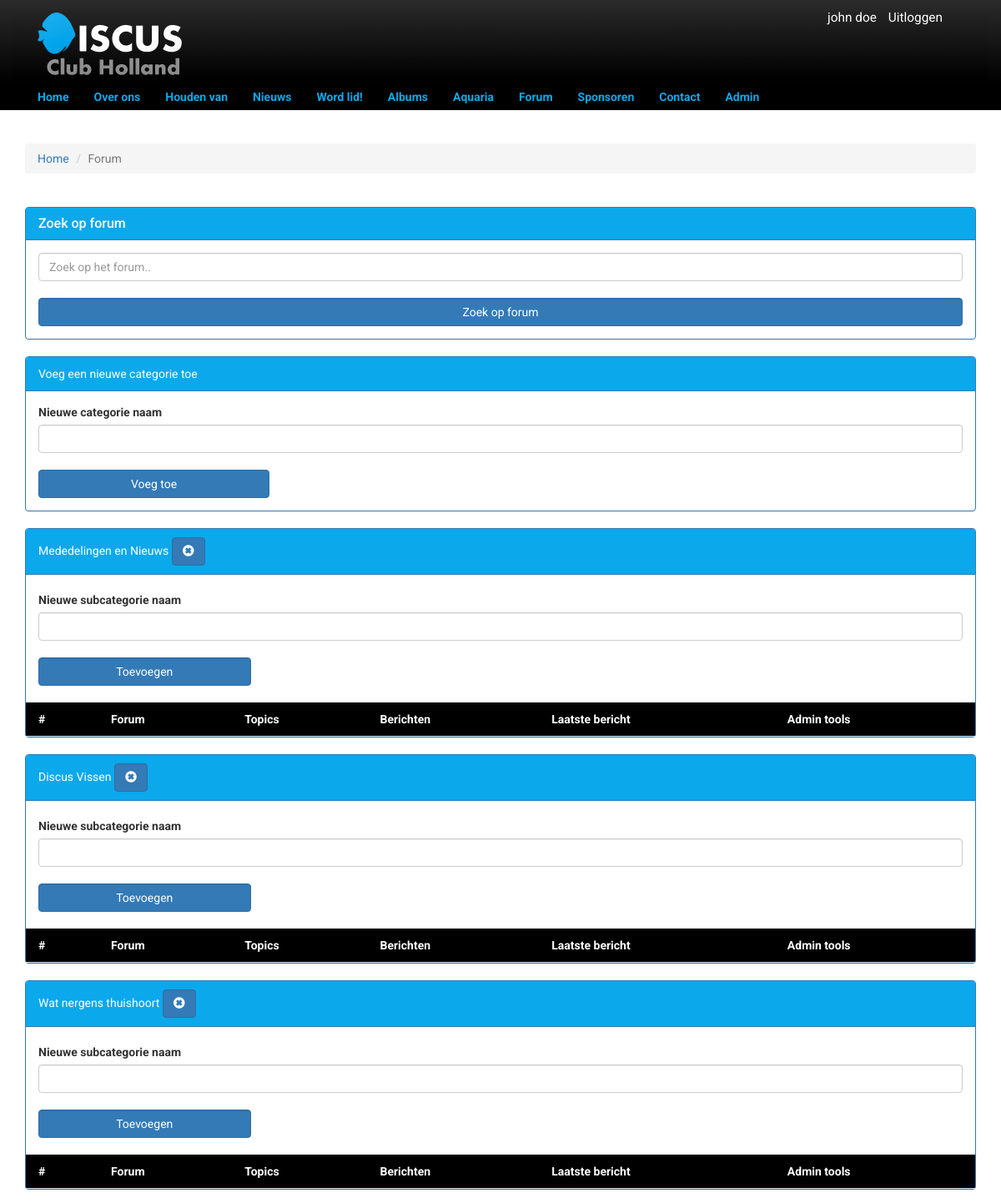
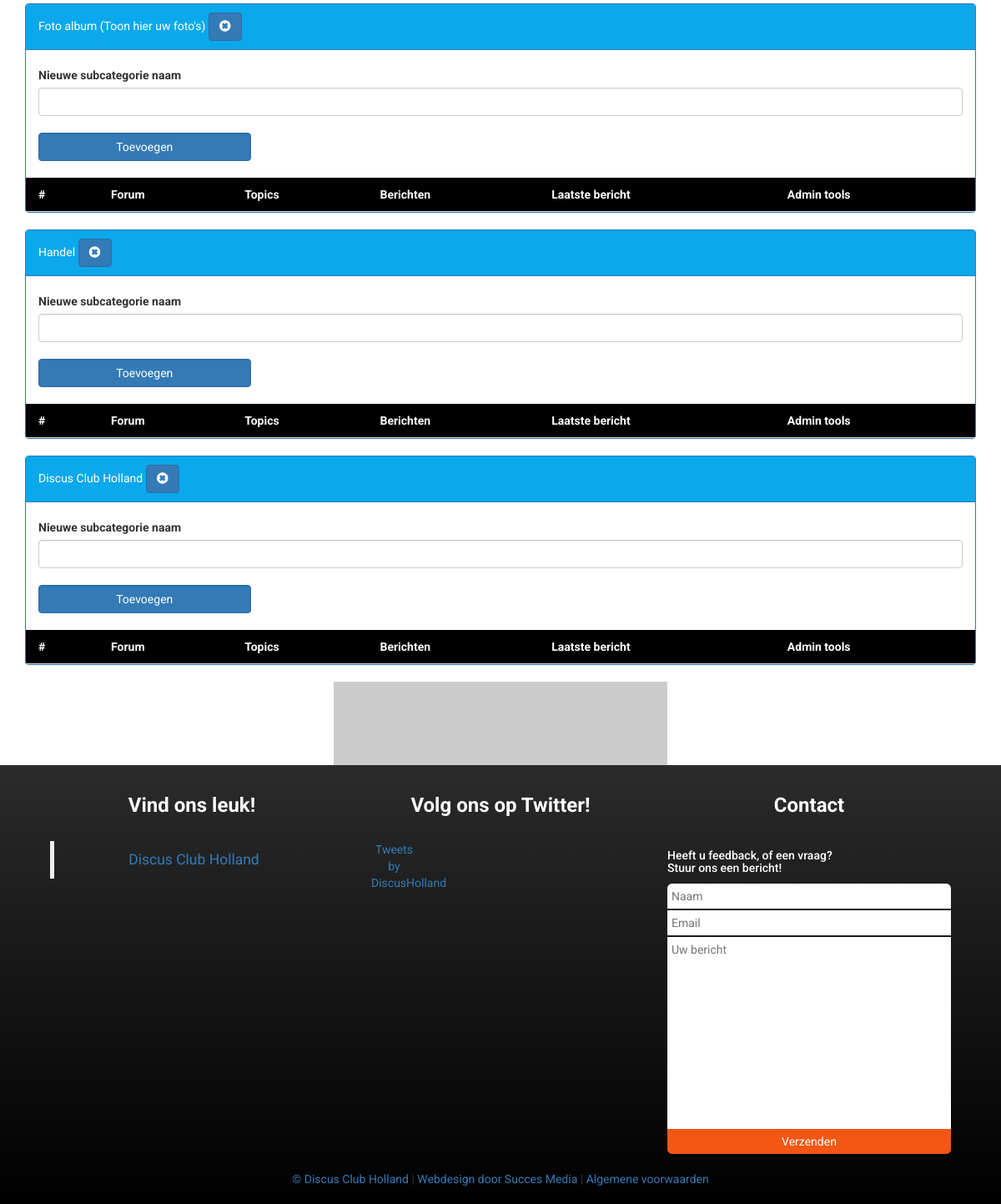
/pages/forum/index.php (signed in), run on the app's committed database (2 pictures, top to bottom).
### tables this page shows
CREATE TABLE IF NOT EXISTS `category` (
  `id` INT NOT NULL AUTO_INCREMENT,
  `name` VARCHAR(100) NOT NULL,
  `deleted_at` TIMESTAMP NULL,
  `created_at` TIMESTAMP NULL DEFAULT CURRENT_TIMESTAMP,
  PRIMARY KEY (`id`));

### includes/tools/security.php (called while the page is built, shortened)
<?php
$logged_in = !empty($_SESSION["user"]);
if (!$logged_in) {
    $current_level = "gast";
} else {
    $current_level = $_SESSION["user"]->role_name;
}
$admin_levels = ["admin", "redacteur"];

### pages/forum/index.php (the view, shortened to what this page needs)
<?php
    require_once("../../includes/tools/security.php");
    $categorieenSql = "SELECT * FROM category WHERE deleted_at IS NULL";
    $categorieenResult = $dbc->prepare($categorieenSql);
    $categorieenResult->execute();
    $results = $categorieenResult->fetchAll(PDO::FETCH_ASSOC);
?>
<!DOCTYPE html>
<html lang="en">
<head>
    <link rel="stylesheet" href="/css/style.css">
    <link rel="stylesheet" href="/css/nieuws.css">
    <link rel="stylesheet" href="https://maxcdn.bootstrapcdn.com/bootstrap/3.3.7/css/bootstrap.min.css">
</head>
<body>
<?php require_once("../../includes/components/nav.php"); ?>
<div class="container main">
    <div class="row">
        <br><br>
        <ol class="breadcrumb">
            <li><a href="/">Home</a></li>
            <li class="active">Forum</li>
        </ol>
        <br>
        <div class="panel panel-primary">
                <div class="panel-heading border-colors">
                    <h3 class="panel-title">Zoek op forum</h3>
                </div>
                    <div class="panel-body">
                        <form method="post" action="/forum/forum_search">
                            <input type="text" class="form-control" name="search_area" placeholder='Zoek op het forum..' maxlength="155" required ><br>
                            <button type="submit" name="search_forum" class="form-control btn btn-primary">Zoek op forum</button>
                        </form>
                    </div>
                </div>
        <?php if(in_array($current_level, $admin_levels)) : ?>
            <div class="panel panel-primary">
                <div class="panel-heading border-colors">Voeg een nieuwe categorie toe</div>
                <div class="panel-body">
                    <form action="<?php echo $_SERVER["REQUEST_URI"]; ?>" method="POST">
                        <label for="new_category">Nieuwe categorie naam</label>
                        <input type="text" class="form-control" name="new_category">
                        <br>
                        <input type="submit" class="col-md-3 btn btn-primary" name="add_new_category" value="Voeg toe">
                    </form>
                </div>
            </div>
        <?php endif; ?>
        <?php foreach ($results as $categorie) : ?>
            <div class="panel panel-primary ">
                <div class="panel-heading border-colors">
                    <?php echo $categorie['name']; ?>
                    <?php if(in_array($current_level, $admin_levels)) : ?>
                        <td>
                            <a  title="Delete" href="/includes/tools/category/del.php?id=<?php echo $categorie['id']; ?>" type="button" class="btn btn-primary " name="button"> <i class="glyphicon glyphicon-remove-sign"></i></a>
                        </td>
                    <?php endif; ?>
                </div>
                <div class="panel-body padding-padding table-responsive">
                    <form class="row" action="<?php echo $_SERVER["REQUEST_URI"]; ?>" method="POST">
                        <br>
                        <label class="col-md-12" for="">Nieuwe subcategorie naam</label>
                            <div class="col-md-12">
                                <input type="text" class="form-control" name="new_sub_category"><br>
                            </div>
                            <div class="col-md-3">
                                <input type="submit" value="Toevoegen" name="add_new_sub_category" class="form-control btn btn-primary"><br><br>
                            </div>
                    </form>
                    <table>
                        <thead>
                            <tr>
                                <th> #</th>
                                <th>Forum</th>
                                <th>Topics</th>
                                <th>Berichten</th>
                                <th>Laatste bericht</th>
                                <?php if(in_array($current_level, $admin_levels)) : ?>
                                    <th>Admin tools</th>
                                <?php endif; ?>
                            </tr>
                        </thead>
                    </table>
                </div>
            </div>
        <?php endforeach; ?>
    </div>
    <div class="col-md-12 col-sm-12 text-center">
        <img src="http://via.placeholder.com/400x100" alt="">
    </div>
</div>
<footer>
    <?php require_once("../../includes/components/footer.php"); ?>
</footer>
</body>
</html>

### css/style.css (style rules this page uses)
* { font-family: 'Roboto', sans-serif; }
body { margin: 0; padding: 0; overflow-x: hidden; }
.main { min-height: 50vh; }
.row { margin-right: 0px !important; margin-left: 0px !important; }
img { max-width: 100%; height: auto; }

### css/nieuws.css (style rules this page uses)
table { font-family: arial, sans-serif; border-collapse: collapse; width: 100%; }
th { background: black; color: white !important; }
td, th { border-bottom: 1px solid #dddddd; text-align: left; color: #0ba8ec; padding: 10px 15px !important; }
.padding-padding { padding: 0 !important; }
.border-colors { background-color: #0ba8ec !important; }

### data on the page
category: name "Mededelingen en Nieuws"
category: name "Discus Vissen"
category: name "Wat nergens thuishoort"
category: name "Foto album (Toon hier uw foto's)"
category: name "Handel"
category: name "Discus Club Holland"

### other printed values
$name "john doe"
